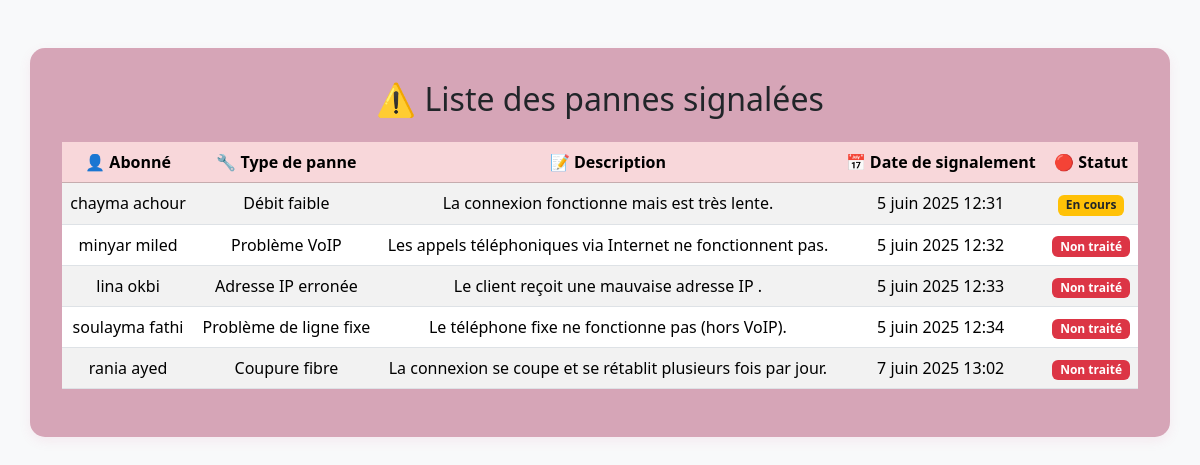
/pannes/, run on an earlier commit of the app's database.
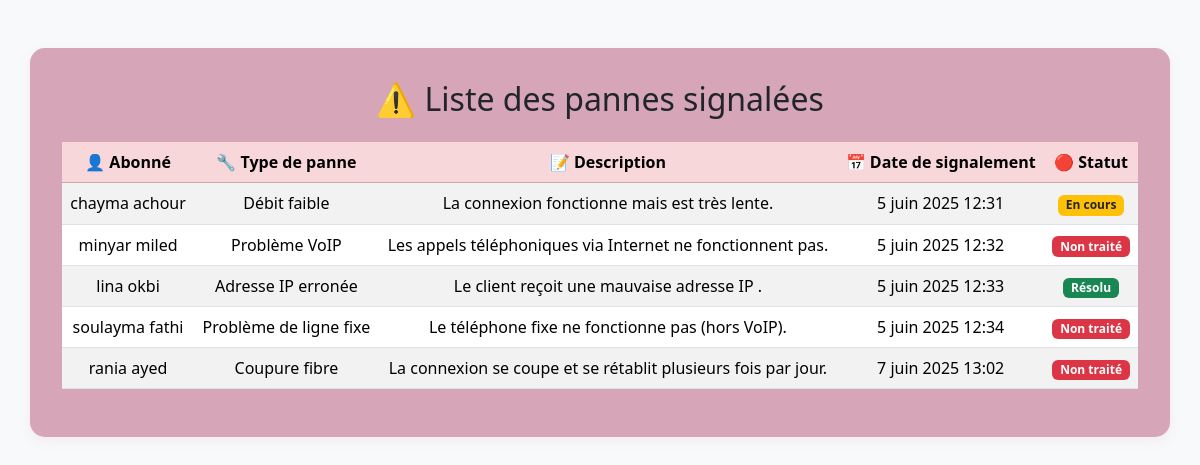
And on a later commit of the database.
### airponFtth/models.py (models this page shows, shortened)
class Panne(models.Model):
    abonne = models.ForeignKey(Abonne, on_delete=models.CASCADE, related_name='pannes')
    type_panne = models.CharField(max_length=50, choices=TYPE_PANNE_CHOICES)
    description = models.TextField()
    etat = models.CharField(max_length=20, choices=ETAT_CHOICES, default='non_traite')
    date_signalement = models.DateTimeField(auto_now_add=True)
    date_resolution = models.DateTimeField(null=True, blank=True)

class Abonne(models.Model):
    sub = models.ForeignKey(Sub, related_name='abonnes', on_delete=models.CASCADE)
    nom = models.CharField(max_length=100)
    prenom = models.CharField(max_length=100)
    numtel = models.CharField(max_length=15)
    adresse = models.CharField(max_length=255)

### airponFtth/views.py (the view)
# urls.py: path('pannes/', views.liste_pannes, name='liste_pannes'),
def liste_pannes(request):
    pannes = Panne.objects.select_related('abonne').all()
    return render(request, 'airponFtth/liste_pannes.html', {'pannes': pannes})

### airponFtth/templates/airponFtth/liste_pannes.html (shortened to what this page needs)
<!DOCTYPE html>
<html lang="fr">
<head>
    <link href="https://cdn.jsdelivr.net/npm/bootstrap@5.3.2/dist/css/bootstrap.min.css" rel="stylesheet">
</head>
<body class="bg-light">
    <div class="container mt-5 table-container">
        <h2 class="text-center mb-4">⚠️ Liste des pannes signalées</h2>
        <table class="table table-striped table-hover align-middle">
            <thead class="table-danger">
                <tr>
                    <th>👤 Abonné</th>
                    <th>🔧 Type de panne</th>
                    <th>📝 Description</th>
                    <th>📅 Date de signalement</th>
                    <th>🔴 Statut</th>
                </tr>
            </thead>
            <tbody>
                {% for panne in pannes %}
                <tr>
                    <td>{{ panne.abonne.nom }} {{ panne.abonne.prenom }}</td>
                    <td>{{ panne.get_type_panne_display }}</td>
                    <td>{{ panne.description }}</td>
                    <td>{{ panne.date_signalement }}</td>
                    <td>
                        {% if panne.etat == "résolu" %}
                            <span class="badge bg-success">Résolu</span>
                        {% elif panne.etat == "en cours" %}
                            <span class="badge bg-warning text-dark">En cours</span>
                        {% else %}
                            <span class="badge bg-danger">Non traité</span>
                        {% endif %}
                    </td>
                </tr>
                {% empty %}
                <tr>
                    <td colspan="5" class="text-center text-muted">Aucune panne signalée.</td>
                </tr>
                {% endfor %}
            </tbody>
        </table>
    </div>
</body>
</html>

What changed in the data, as far as the page shows it:
changed Panne "Adresse IP erronée": etat "Non traité" → "Résolu"
